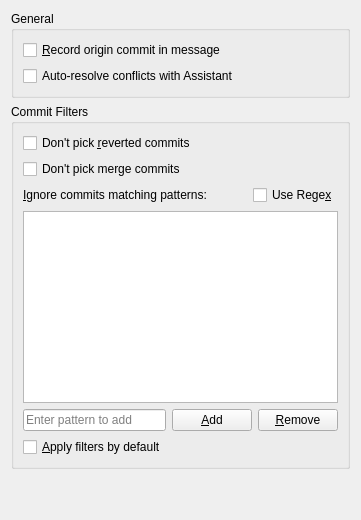
     <widget class="QWidget" name="tabCherryPick">
      <attribute name="title">
       <string>Cherry-&amp;Pick</string>
      </attribute>
      <layout class="QVBoxLayout" name="verticalLayout_cherryPick">
       <item>
        <widget class="QGroupBox" name="groupBox_cherryPickGeneral">
         <property name="title">
          <string>General</string>
         </property>
         <layout class="QVBoxLayout" name="verticalLayout_cherryPickGeneral">
          <item>
           <widget class="QCheckBox" name="cbRecordOrigin">
            <property name="toolTip">
             <string>Record the origin commit SHA in the cherry-picked commit message (-x option)</string>
            </property>
            <property name="text">
             <string>&amp;Record origin commit in message</string>
            </property>
           </widget>
          </item>
          <item>
           <widget class="QCheckBox" name="cbAutoResolve">
            <property name="text">
             <string>Auto-resolve conflicts with Assistant</string>
            </property>
           </widget>
          </item>
         </layout>
        </widget>
       </item>
       <item>
        <widget class="QGroupBox" name="groupBox_cherryPickFilters">
         <property name="title">
          <string>Commit Filters</string>
         </property>
         <layout class="QVBoxLayout" name="verticalLayout_cherryPickFilters">
          <item>
           <widget class="QCheckBox" name="cbFilterRevertedCommits">
            <property name="toolTip">
             <string>Automatically filter out commits with 'Revert' in the subject line when cherry-picking</string>
            </property>
            <property name="text">
             <string>Don't pick &amp;reverted commits</string>
            </property>
           </widget>
          </item>
          <item>
           <widget class="QCheckBox" name="cbFilterMerge">
            <property name="text">
             <string>Don't pick merge commits</string>
            </property>
           </widget>
          </item>
          <item>
           <layout class="QVBoxLayout" name="verticalLayout_filterPatterns">
            <item>
             <layout class="QHBoxLayout" name="horizontalLayout_filterPatternHeader">
              <item>
               <widget class="QLabel" name="labelFilterPatterns">
                <property name="text">
                 <string>&amp;Ignore commits matching patterns:</string>
                </property>
                <property name="buddy">
                 <cstring>listFilterPatterns</cstring>
                </property>
               </widget>
              </item>
              <item>
               <spacer name="horizontalSpacer_filterPatterns">
                <property name="orientation">
                 <enum>Qt::Orientation::Horizontal</enum>
                </property>
                <property name="sizeHint" stdset="0">
                 <size>
                  <width>40</width>
                  <height>20</height>
                 </size>
                </property>
               </spacer>
              </item>
              <item>
               <widget class="QCheckBox" name="cbFilterUseRegex">
                <property name="toolTip">
                 <string>Use regular expressions for pattern matching (applies to all patterns)</string>
                </property>
                <property name="text">
                 <string>Use Rege&amp;x</string>
                </property>
               </widget>
              </item>
             </layout>
            </item>
            <item>
             <widget class="QListWidget" name="listFilterPatterns">
              <property name="toolTip">
               <string>List of patterns to filter commits. Matches against subject and message (case insensitive unless regex)</string>
              </property>
              <property name="alternatingRowColors">
               <bool>true</bool>
              </property>
             </widget>
            </item>
            <item>
             <layout class="QHBoxLayout" name="horizontalLayout_filterPatternButtons">
              <item>
               <widget class="QLineEdit" name="leNewPattern">
                <property name="placeholderText">
                 <string>Enter pattern to add</string>
                </property>
               </widget>
              </item>
              <item>
               <widget class="QPushButton" name="btnAddPattern">
                <property name="text">
                 <string>&amp;Add</string>
                </property>
               </widget>
              </item>
              <item>
               <widget class="QPushButton" name="btnRemovePattern">
                <property name="text">
                 <string>&amp;Remove</string>
                </property>
               </widget>
              </item>
             </layout>
            </item>
           </layout>
          </item>
          <item>
           <widget class="QCheckBox" name="cbApplyFilterByDefault">
            <property name="toolTip">
             <string>Apply the above filters automatically when loading commits in cherry-pick window</string>
            </property>
            <property name="text">
             <string>&amp;Apply filters by default</string>
            </property>
           </widget>
          </item>
         </layout>
        </widget>
       </item>
       <item>
        <spacer name="verticalSpacer_cherryPick">
         <property name="orientation">
          <enum>Qt::Orientation::Vertical</enum>
         </property>
         <property name="sizeHint" stdset="0">
          <size>
           <width>20</width>
           <height>40</height>
          </size>
         </property>
        </spacer>
       </item>
      </layout>
     </widget>
